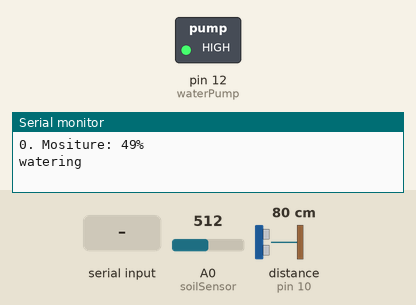
Simulated run of this sketch. Board: Arduino Uno, built with avr-gcc and run on an emulated ATmega328P. On the bench: switched loads named in the sketch (green lamp = pin HIGH), the last lines printed to the serial monitor. The inputs (shaded band) are chosen by the test bench; at power-on: A0 (soilSensor) = 512, distance to the obstacle (sensor on pin 10) 80 cm. The echo pulse lasts 58.3 µs per cm; pins used as bus, display or sensor lines are not drawn.

Above: at 1.7 s.
1.8 s: "1" received over Serial
23.0 s: A0 (soilSensor) set to 462
28.0 s: A0 (soilSensor) set to 442
31.0 s: A0 (soilSensor) set to 511
At 42.9 s:
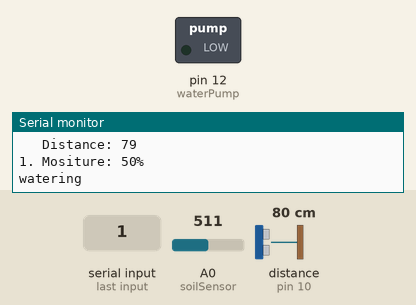
53.0 s: A0 (soilSensor) set to 306
57.0 s: "2" received over Serial
Timing chart, 0 to 60.0 s (numbered marks = the images above; inputs shaded):
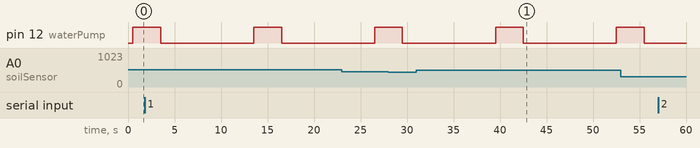

Measured:
- after the input at 31.0 s, pin 12 (waterPump): LOW → HIGH after 8.5 s, → LOW 3.0 s later, → HIGH 10.0 s later

The sketch:

Garduino_MH_G28.ino
```cpp
/*
 *
 *  Mustafa Habeeb and Daniel Aguilar - Group 28
 *  Title: Garduino
 *  Water Pump
 *  Soil Sensor
 *  Bluetooth module using serial
 *  Ultasonic Sensor to show if the bottle is filled
 *
 *
*/

//SETUP SENSORS
int soilSensor = A0;          //analog pin
int waterPump = 12;           //digital pin
int trigPin = 9;              //digital pin for UltraSonic Sensor - emits UltraSound
int echoPin = 10;             //digital pin for UltraSonic Sensor - recieves UltraSound

//OTHER VARIABLES
int state = 0;                //initialize at 0, assists in taking input and reading via blutooth
int soilSensorVal = 0;        //initialize at 0, but will be read from analog
int readCounter = 0;          //initialize at 0, used to count the number of reads when the soil is moist
int waterPumpCounter = 0;     //initialize at 0, used to count the number of times the water has been pumped
int USSensorVal = 0;          //initialize at 0, but will be read from after we caclulated distance
long duration = 0;            //initialize at 0, used to record soundwave time traveled in microseconds
int distance = 0;             //initialize at 0, calculates the distance using duration, velocity = 340 m/s,
                              //  and divinding by 2 becuase of the sound travels forward and backward

void setup(){

  Serial.begin(9600);         //Starts the serial communication
  pinMode(soilSensor, INPUT); //will take in input of how the soil is (either wet or dry)
  pinMode(waterPump, OUTPUT); //if the soil is dry, the waterPump will send water.
                              //  When the soild is moist (wet), the water pump will do nothing.
                              //UltraSonic Sensor...
  pinMode(trigPin, OUTPUT);   //Sets the trigPin as an Output
  pinMode(echoPin, INPUT);    //Sets the echoPin as an Input
  delay(500);
}//End of setup

void loop(){

  if(Serial.available() > 0){                      //Checks whether data is comming from the serial port
    state = Serial.read();                         //Reads the data from the serial port
  }

  soilSensorVal = analogRead(soilSensor);
  soilSensorVal = map(soilSensorVal,1023,0,0,100); //The soil Sensor reads values from 0 to 1023, cetain ranges mean different things...
                                                   //source: https://www.instructables.com/id/Soil-Moisture-Measurement-With-Arduino/
                                                   //    Ranges: around 1000 - 1023 -> not in soil.
                                                   //            around 600 - 1000  -> in dry soil.
                                                   //            around 370 - 600   -> in humid soil.
                                                   //            around 0 - 370     -> in water.
                                                   //With with this knowlege we were able to map the values to show percentages,
                                                   //  and after running a few different trials, 55% of more, shows the soild will
                                                   //  be humid, otherwise, the soil is considered dry and will need to be watered.


  Serial.print(readCounter);                       //Output should look like ...
  Serial.print(". ");                              // "0. Moisture : (some percentage value)%
  Serial.print("Mositure: ");
  Serial.print(soilSensorVal);
  Serial.println("%");

  int dryVal = 55;                                 //We know 55% is the cutoff between humid and dry soil,
                                                   // for thsi reason we will set the dry value at.

  if(soilSensorVal <= dryVal){
   Serial.println("watering");
   digitalWrite(waterPump, HIGH);                  //Pump water
   delay(3000);                                    //3 second delay after every time it needs to be watered till the soild sensor reads above 55%
   digitalWrite(waterPump, LOW);                   //Stop pumping water
   delay(5000);                                    //5 second delay after watering.
   readCounter = 0;                                //set readCounter to 0 to see where it breaks in Serial monitor.
   waterPumpCounter++;                             //Count every time the water was pumped
  }//End of if-statement
  readCounter++;                                   //Add to the counter as long as the soilSensorVal reads higher than the dryVal

                                                   //source: https://howtomechatronics.com/tutorials/arduino/ultrasonic-sensor-hc-sr04/
  digitalWrite(trigPin, LOW);                      //Clears the trigPin
  delayMicroseconds(2);                            //Sets the trigPin on HIGH state for 10 micro seconds
  digitalWrite(trigPin, HIGH);
  delayMicroseconds(10);
  digitalWrite(trigPin, LOW);
  duration = pulseIn(echoPin, HIGH);               //Reads the echoPin, returns the sound wave travel time in microseconds
  distance= duration*0.034/2.0;                    //Calculating the distance
  Serial.print("   Distance: ");                   //Prints the distance on the Serial Monitor
  Serial.println(distance);

  USSensorVal = map(distance,14,2,0,100);          //Map distance from 2cm to 14cm to a range from 0 to 100 representing percentages
                                                   // where 14cm maps 0% where the cup is empty and 2cm maps to 100% cause the cup is filled


  //STATES used to show blueTooth communication Inputs are 1 and 2
  if(state == '1'){                                //If input for State is equal to 1
    Serial.print("water level is at ");            //Give percentage of water-level from the cup the water pump is reciving from
    Serial.print(USSensorVal);
    Serial.println("%");

    if(USSensorVal <= 40){                         //If the USSensorVal is less than equal to 40% than the USER will know to
                                                   //  fill up the cup so they never run out of water
      Serial.println("Fill up water cup");
    }
    state = 0;
  }//End of if-statement

  if(state == '2'){                                //If input for State is equal to 2
    Serial.print("Number of pumps: ");             //Give number of pumps
    Serial.println(waterPumpCounter);
    state = 0;
  }//End of if-statement


  delay(5000);                                     //5-second delay
}//End of loop
```
